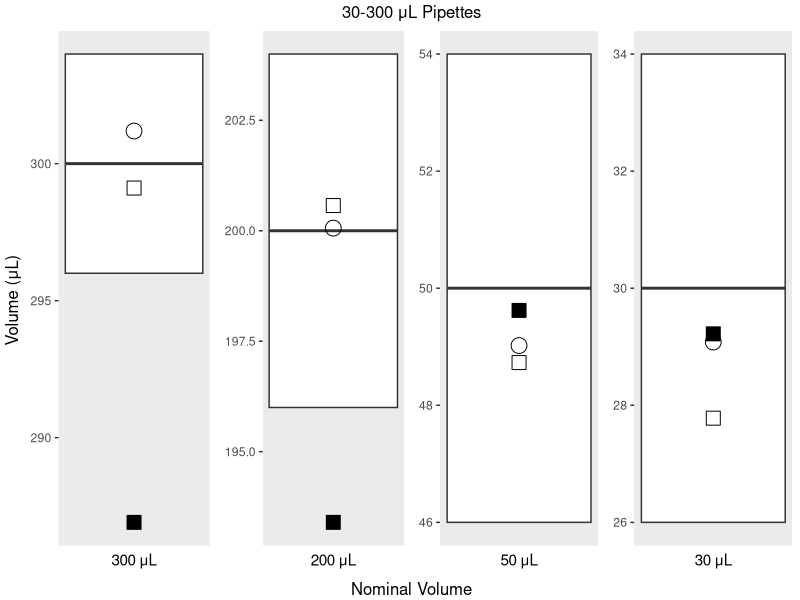

Here is the R script that generated this plot:
data_300uL <- read.csv(file='data_300uL.csv', sep=',')
data_300uL = as.data.frame(data_300uL)

library(ggplot2)

require(gridExtra)
plot1 <- ggplot(data_300uL[1,], aes(x=nominal, ymin = `low`, ymax = `high`, lower = `low`, upper = `high`, middle = `nominal`)) + 
  geom_boxplot(stat = 'identity') +
  geom_point(aes(nominal, y=`commercial`), size=5, shape=21)+
  geom_point(aes(nominal, y=`printed`), size=5, shape=22, fill="black" ) +
  geom_point(aes(nominal, y=`adjusted`), size=5, shape=22)+
  theme(axis.text.x=element_blank(), axis.ticks.x=element_blank(), axis.title.y=element_blank(), panel.grid.major = element_blank(), panel.grid.minor = element_blank())+ 
  labs(x="300 μL")
plot2 <- ggplot(data_300uL[2,], aes(x=nominal, ymin = `low`, ymax = `high`, lower = `low`, upper = `high`, middle = `nominal`)) + 
  geom_boxplot(stat = 'identity') +
  geom_point(aes(nominal, y=`commercial`), size=5, shape=21)+
  geom_point(aes(nominal, y=`printed`), size=5, shape=22, fill="black" ) +
  geom_point(aes(nominal, y=`adjusted`), size=5, shape=22)+
  theme(axis.text.x=element_blank(), axis.ticks.x=element_blank(), axis.title.y=element_blank(), panel.grid.major = element_blank(), panel.grid.minor = element_blank())+ 
  labs(x="200 μL")
plot3 <- ggplot(data_300uL[3,], aes(x=nominal, ymin = `low`, ymax = `high`, lower = `low`, upper = `high`, middle = `nominal`)) + 
  geom_boxplot(stat = 'identity') +
  geom_point(aes(nominal, y=`commercial`), size=5, shape=21)+
  geom_point(aes(nominal, y=`printed`), size=5, shape=22, fill="black" ) +
  geom_point(aes(nominal, y=`adjusted`), size=5, shape=22)+
  theme(axis.text.x=element_blank(), axis.ticks.x=element_blank(), axis.title.y=element_blank(), panel.grid.major = element_blank(), panel.grid.minor = element_blank())+  
  labs(x="50 μL")
plot4 <- ggplot(data_300uL[4,], aes(x=nominal, ymin = `low`, ymax = `high`, lower = `low`, upper = `high`, middle = `nominal`)) + 
  geom_boxplot(stat = 'identity') +
  geom_point(aes(nominal, y=`commercial`), size=5, shape=21)+
  geom_point(aes(nominal, y=`printed`), size=5, shape=22, fill="black" ) +
  geom_point(aes(nominal, y=`adjusted`), size=5, shape=22)+
  theme(axis.text.x=element_blank(), axis.ticks.x=element_blank(), axis.title.y=element_blank(), panel.grid.major = element_blank(), panel.grid.minor = element_blank())+
  labs(x="30 μL") +
  #scale_colour_manual(name="Pipette:", values=c(Commercial="red", Printed="blue", Adjusted="purple"), guide='legend') +
  #guides(colour = guide_legend(override.aes = list(shape=c(22, 22, 21)))) +
  theme(legend.position="none")

grid.arrange(plot1, plot2, plot3, plot4, ncol=4, left = "Volume (μL)", bottom = "Nominal Volume", top="30-300 μL Pipettes")
